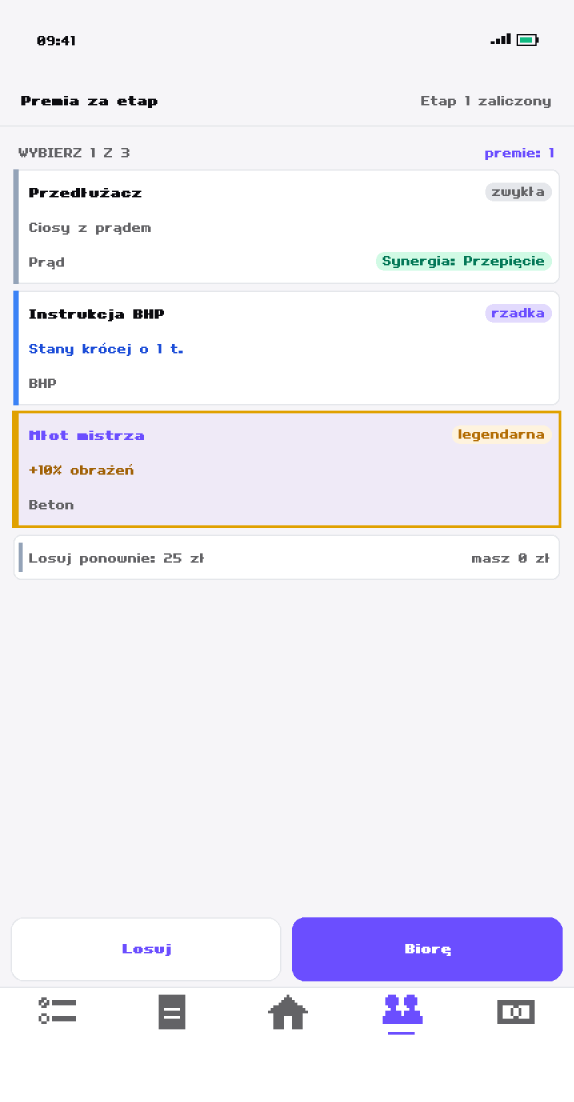
#> input picture Promo/v0.21.51/zrzuty/boon-pick.png, 1720 x 3304 px (shown at 1/3 size); its folder holds 4 pictures in this run
$ python make_infografiki.py
#> lines starting #> are read from the running program, lines starting #| are printed output that depends on the picture; after the words box and inside, x2 and y2 are one past the last pixel; in counts of white or black regions, pixels touching at a corner belong together
from PIL import Image, ImageDraw, ImageFont, ImageFilter
V=(107,78,255); O=(255,122,61); INK=(20,18,40); BG=(246,245,248); W=(255,255,255); DIM=(99,99,102)
AV='/System/Library/Fonts/Avenir Next.ttc'
def F(sz, idx): return ImageFont.truetype(AV, sz, index=idx)
BOLD=lambda s: F(s,0); HEAVY=lambda s: F(s,8); MED=lambda s: F(s,5)
def phone(shot, w):
    im=Image.open(f'zrzuty/{shot}.png').convert('RGB'); h=int(im.height*w/im.width)
    im=im.resize((w,h), Image.LANCZOS)
    pad=10; fr=Image.new('RGBA',(w+2*pad,h+2*pad),(0,0,0,0)); d=ImageDraw.Draw(fr)
    d.rounded_rectangle([0,0,w+2*pad-1,h+2*pad-1],radius=34,fill=(15,15,22))
    m=Image.new('L',(w,h),0); ImageDraw.Draw(m).rounded_rectangle([0,0,w-1,h-1],radius=26,fill=255)
    fr.paste(im,(pad,pad),m); return fr
def shadow(canvas, img, xy):
    sh=Image.new('RGBA',img.size,(0,0,0,0)); ImageDraw.Draw(sh).rounded_rectangle([0,0,img.size[0]-1,img.size[1]-1],radius=34,fill=(40,20,90,60))
    sh=sh.filter(ImageFilter.GaussianBlur(22)); canvas.alpha_composite(sh,(xy[0],xy[1]+10)); canvas.alpha_composite(img,xy)
def stripes(d, y, w, h):
    d.rectangle([0,y,w,y+h],fill=(20,20,30))
    for x in range(-h, w+h, 36): d.polygon([(x,y+h),(x+18,y+h),(x+18+h,y),(x+h,y)],fill=O)
def center(d, text, font, y, fill, W_=1080):
    tw=d.textlength(text,font=font); d.text(((W_-tw)/2,y),text,font=font,fill=fill)

# ---------- 1: Co nowego ----------
c=Image.new('RGBA',(1080,1350),BG+(255,)); d=ImageDraw.Draw(c)
d.rectangle([0,0,1080,250],fill=V)
d.text((60,48),'PlanBudowlany ROGUELIKE',font=HEAVY(58),fill=W)
d.text((60,122),'Nowości w wersji 0.21.50 i 0.21.51',font=MED(36),fill=(230,225,255))
d.text((60,176),'Każda budowa inna. Każda porażka czegoś uczy.',font=MED(28),fill=(210,200,255))
stripes(d,250,1080,18)
items=[('boon-pick','Premia 1 z 3','po każdym etapie, 8 synergii'),('combo-shock','Kombinacje stanów','mokry + prąd = porażenie'),
       ('elite-map','Elity','złota ramka, lepsza nagroda'),('event-choices','Wydarzenia z wyborem','SMS: ryzyko albo zysk')]
pw=226
for k,(sh,t,sub) in enumerate(items):
    x=22+k*262; y=292
    p=phone(sh,pw); shadow(c,p,(x,y)); d=ImageDraw.Draw(c)
#> in phone, im is the input picture: PIL image 1720x3304 RGB; mean R, G, B 240.8, 238.9, 246
#> in phone, `im=im.resize((w,h), Image.LANCZOS)`:
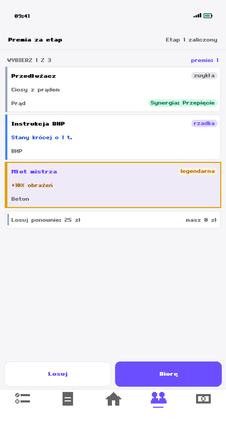
#> im: PIL image 226x434 RGB; mean R, G, B 240.6, 238.7, 245.9
#> in phone, `fr = Image.new('RGBA', (w + 2 * pad, h + 2 * pad), (0, 0, 0, 0))`: fr: PIL image 246x454 RGBA; every value is 0
#> in phone, `m = Image.new('L', (w, h), 0)`: m: PIL image 226x434 L; every value is 0
#> in phone, `ImageDraw.Draw(m).rounded_rectangle([0, 0, w - 1, h - 1], radius=26, f`:
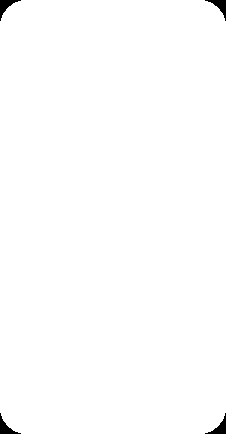
#> m: PIL image 226x434 L; 99.4% white; 4 black regions, box (x1, y1, x2, y2) and area: (0, 0, 21, 21) 150, (205, 0, 226, 21) 150, (0, 413, 21, 434) 150, (205, 413, 226, 434) 150
#> in phone, `fr.paste(im, (pad, pad), m)`:
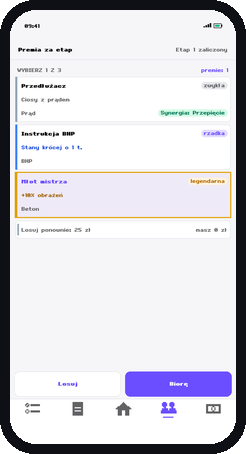
#> fr: PIL image 246x454 RGBA; mean R, G, B, A 211.8, 210.1, 217.2, 252.6; transparent parts drawn white
#> in shadow, `ImageDraw.Draw(sh).rounded_rectangle([0, 0, img.size[0] - 1, img.size[`:
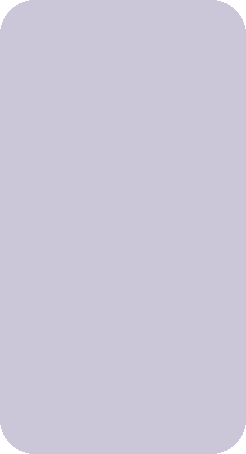
#> sh: PIL image 246x454 RGBA; mean R, G, B, A 39.6, 19.8, 89.2, 59.4; transparent parts drawn white
#> in shadow, `canvas.alpha_composite(sh, (xy[0], xy[1] + 10))`:
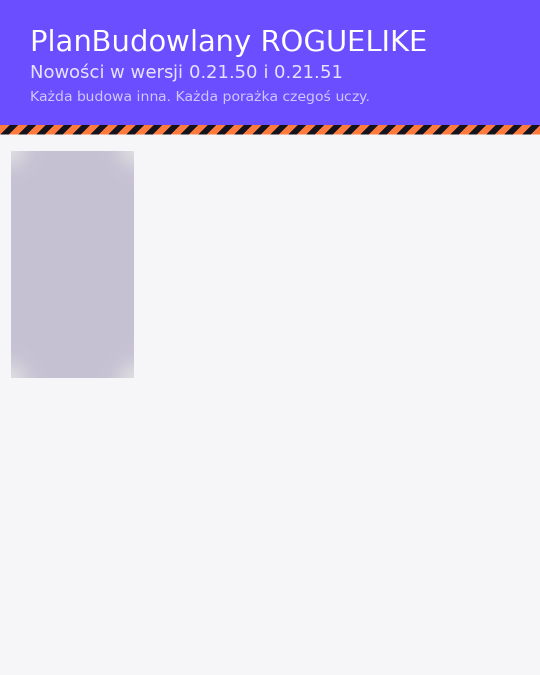
#> canvas: PIL image 1080x1350 RGBA (shown at 1/2 size); mean R, G, B, A 216.8, 209.6, 243.6, 255
#> in shadow, `canvas.alpha_composite(img, xy)`:
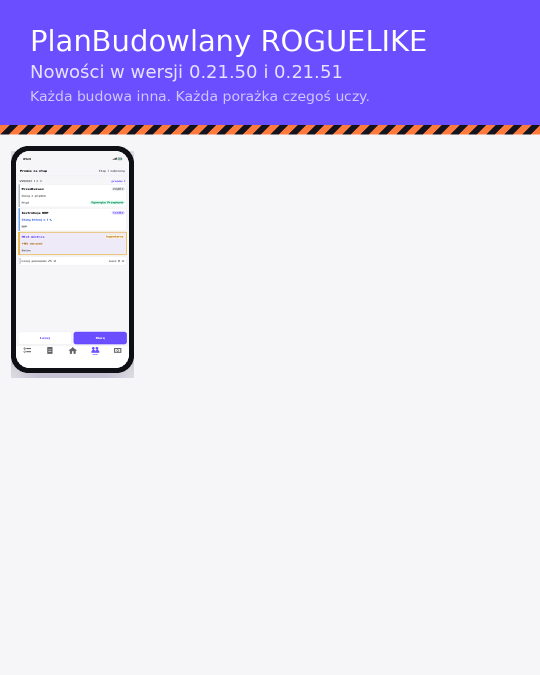
#> canvas: PIL image 1080x1350 RGBA (shown at 1/2 size); mean R, G, B, A 217.9, 211, 244.2, 255
    cy=y+p.size[1]+22
#> cy = 768
    f1=BOLD(26 if len(t)<18 else 23); tw=d.textlength(t,font=f1); d.text((x+(p.size[0]-tw)/2,cy),t,font=f1,fill=INK)
#> after `tw = d.textlength(t, font=f1)`: tw = 161.3
    tw=d.textlength(sub,font=MED(19)); d.text((x+(p.size[0]-tw)/2,cy+36),sub,font=MED(19),fill=DIM)
#> after `tw = d.textlength(sub, font=MED(19))`: tw = 274.9
#> pass 2 of the loop `for k,(sh,t,sub) in enumerate(items):`:
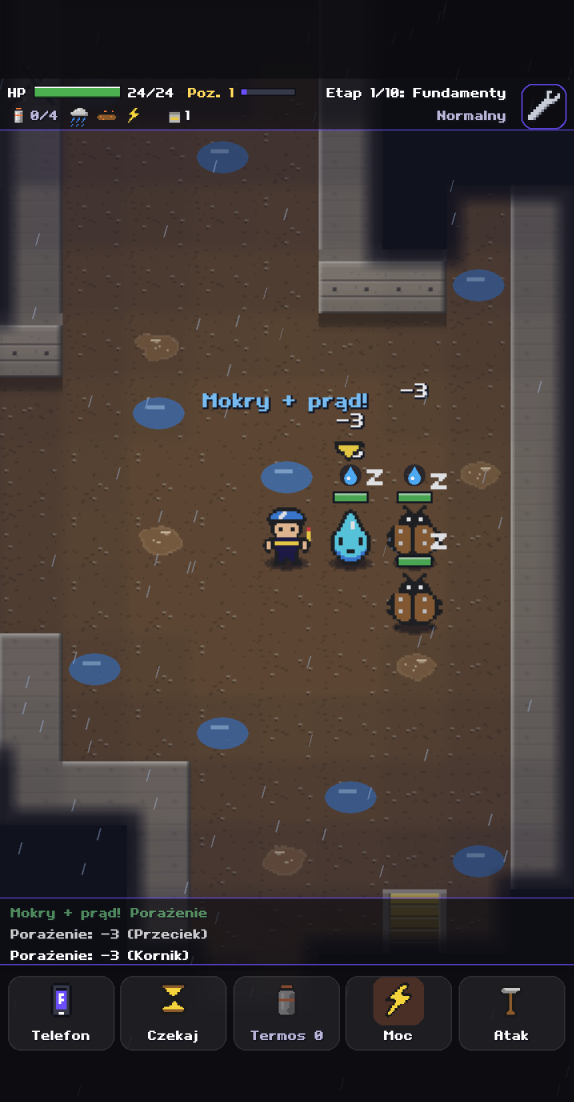
#> input picture Promo/v0.21.51/zrzuty/combo-shock.png, 1720 x 3304 px (shown at 1/3 size)
#> in phone, im is the input picture: PIL image 1720x3304 RGB; mean R, G, B 62, 53.4, 50.4
#> im: PIL image 226x434 RGB
#> in phone (call 2), `fr.paste(im, (pad, pad), m)`:
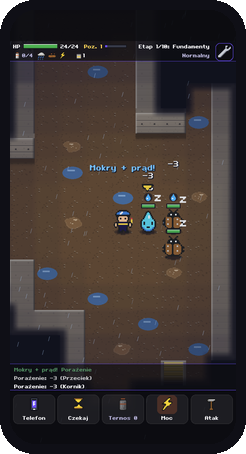
#> fr: PIL image 246x454 RGBA; mean R, G, B, A 56.2, 48.6, 46.8, 252.6; transparent parts drawn white
#> in shadow (call 2), `canvas.alpha_composite(img, xy)`:
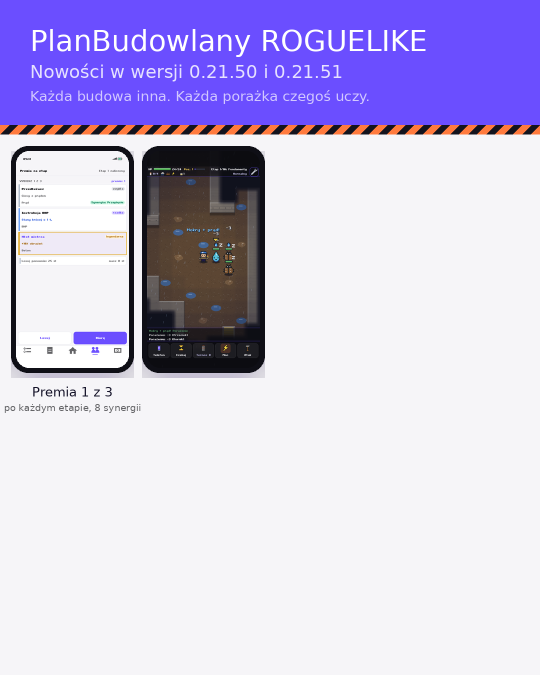
#> canvas: PIL image 1080x1350 RGBA (shown at 1/2 size); mean R, G, B, A 203.2, 195.8, 228.7, 255
#> `tw = d.textlength(t, font=f1)`: tw = 252.2
#> `tw = d.textlength(sub, font=MED(19))`: tw = 253.6
#> (the run stopped early here; a loop or call above may not have finished)
